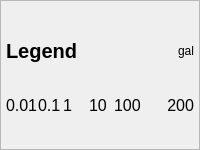
          <widget class="QFrame" name="legendFR">
           <property name="minimumSize">
            <size>
             <width>0</width>
             <height>150</height>
            </size>
           </property>
           <property name="maximumSize">
            <size>
             <width>16777215</width>
             <height>180</height>
            </size>
           </property>
           <property name="styleSheet">
            <string notr="true"/>
           </property>
           <property name="frameShape">
            <enum>QFrame::StyledPanel</enum>
           </property>
           <property name="frameShadow">
            <enum>QFrame::Plain</enum>
           </property>
           <layout class="QVBoxLayout" name="verticalLayout_3">
            <property name="spacing">
             <number>0</number>
            </property>
            <property name="leftMargin">
             <number>5</number>
            </property>
            <property name="topMargin">
             <number>5</number>
            </property>
            <property name="rightMargin">
             <number>5</number>
            </property>
            <property name="bottomMargin">
             <number>5</number>
            </property>
            <item>
             <layout class="QHBoxLayout" name="horizontalLayout">
              <item>
               <widget class="QLabel" name="label_6">
                <property name="maximumSize">
                 <size>
                  <width>16777215</width>
                  <height>30</height>
                 </size>
                </property>
                <property name="font">
                 <font>
                  <pointsize>15</pointsize>
                  <weight>75</weight>
                  <bold>true</bold>
                 </font>
                </property>
                <property name="text">
                 <string>Legend</string>
                </property>
               </widget>
              </item>
              <item>
               <widget class="QLabel" name="label_7">
                <property name="maximumSize">
                 <size>
                  <width>16777215</width>
                  <height>30</height>
                 </size>
                </property>
                <property name="text">
                 <string>gal</string>
                </property>
                <property name="alignment">
                 <set>Qt::AlignRight|Qt::AlignTrailing|Qt::AlignVCenter</set>
                </property>
               </widget>
              </item>
             </layout>
            </item>
            <item>
             <layout class="QHBoxLayout" name="legendLO">
              <property name="spacing">
               <number>0</number>
              </property>
             </layout>
            </item>
            <item>
             <layout class="QHBoxLayout" name="horizontalLayout_11">
              <item>
               <widget class="QLabel" name="label_15">
                <property name="maximumSize">
                 <size>
                  <width>16777215</width>
                  <height>18</height>
                 </size>
                </property>
                <property name="font">
                 <font>
                  <pointsize>12</pointsize>
                 </font>
                </property>
                <property name="text">
                 <string>0.01</string>
                </property>
                <property name="alignment">
                 <set>Qt::AlignLeading|Qt::AlignLeft|Qt::AlignVCenter</set>
                </property>
               </widget>
              </item>
              <item>
               <widget class="QLabel" name="label_14">
                <property name="maximumSize">
                 <size>
                  <width>16777215</width>
                  <height>18</height>
                 </size>
                </property>
                <property name="font">
                 <font>
                  <pointsize>12</pointsize>
                 </font>
                </property>
                <property name="text">
                 <string>0.1</string>
                </property>
                <property name="alignment">
                 <set>Qt::AlignLeading|Qt::AlignLeft|Qt::AlignVCenter</set>
                </property>
               </widget>
              </item>
              <item>
               <widget class="QLabel" name="label_13">
                <property name="maximumSize">
                 <size>
                  <width>16777215</width>
                  <height>18</height>
                 </size>
                </property>
                <property name="font">
                 <font>
                  <pointsize>12</pointsize>
                 </font>
                </property>
                <property name="text">
                 <string>1</string>
                </property>
                <property name="alignment">
                 <set>Qt::AlignLeading|Qt::AlignLeft|Qt::AlignVCenter</set>
                </property>
               </widget>
              </item>
              <item>
               <widget class="QLabel" name="label_12">
                <property name="maximumSize">
                 <size>
                  <width>16777215</width>
                  <height>18</height>
                 </size>
                </property>
                <property name="font">
                 <font>
                  <pointsize>12</pointsize>
                 </font>
                </property>
                <property name="text">
                 <string>10</string>
                </property>
                <property name="alignment">
                 <set>Qt::AlignLeading|Qt::AlignLeft|Qt::AlignVCenter</set>
                </property>
               </widget>
              </item>
              <item>
               <widget class="QLabel" name="label_8">
                <property name="maximumSize">
                 <size>
                  <width>16777215</width>
                  <height>18</height>
                 </size>
                </property>
                <property name="font">
                 <font>
                  <pointsize>12</pointsize>
                 </font>
                </property>
                <property name="text">
                 <string>100      200</string>
                </property>
                <property name="alignment">
                 <set>Qt::AlignLeading|Qt::AlignLeft|Qt::AlignVCenter</set>
                </property>
               </widget>
              </item>
             </layout>
            </item>
           </layout>
          </widget>
